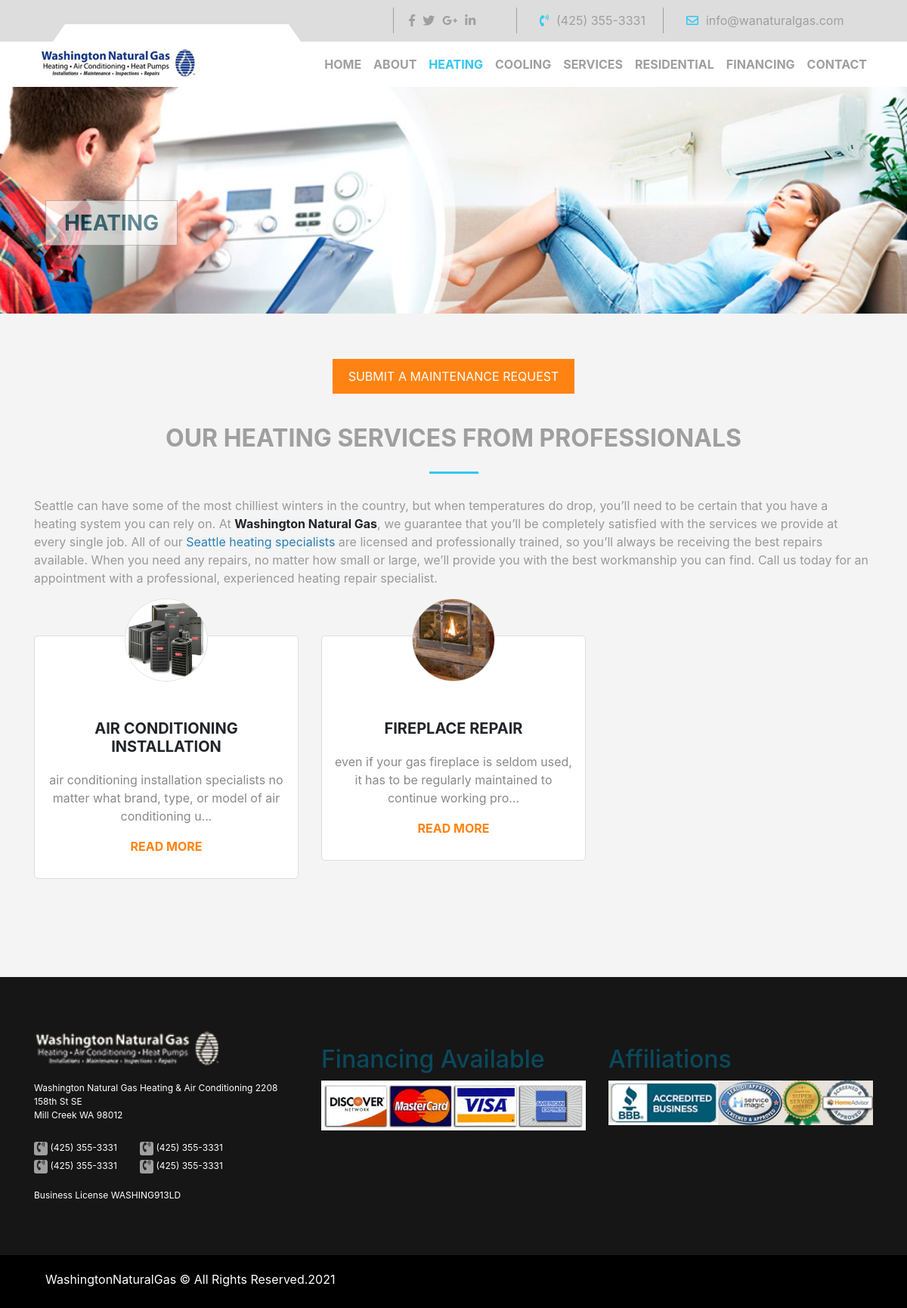
/heating, run on the app's committed database.
### service/models.py (models this page shows, shortened)
class Main(models.Model):
    title = models.CharField(max_length=250)
    image = models.ImageField(upload_to='images/')
    description = RichTextField()

class Post(models.Model):
    content_type = models.ForeignKey(ContentType, on_delete=models.CASCADE)
    content_object = GenericForeignKey('content_type', 'object_id')
    object_id = models.PositiveIntegerField(null=True)
    title = models.CharField(max_length=250)
    image = models.ImageField(upload_to='images/')
    description = RichTextField()
    class Meta:
        verbose_name = 'Post'
        verbose_name_plural = 'Posts'
    def get_absolute_url(self):
        return reverse('service:post', kwargs={'post_id': self.id})

### service/views.py (the view)
# urls.py: path('heating', views.heating_view, name='heating'),
def heating_view(request):
    heating = Heating.objects.first()
    if heating:  # will remove this if later as we prevented delete permission
        obj_id = heating.id
        content_type = ContentType.objects.get_for_model(Heating)
        posts = Post.objects.filter(content_type=content_type,
                                    object_id=obj_id)
    else:
        posts = None
    context = {
        'heating': heating,
        'posts': posts,
        'active': 'heating'
    }
    return render(request, 'service/heating.html', context)

### service/templatetags/tags.py (called while the page is built)
@register.filter(name='str_split')
def split_str(_str, num):
    if not str.isnumeric(num):
        raise ValueError("Not valid number")
    soup = BeautifulSoup(_str, "html.parser").text.lower()[:int(num)]
    return str(soup)

### templates/service/heating.html (shortened to what this page needs)
{% extends 'base.html' %}
{% load static %}
{% load tags %}
{% block content %}
<section class="stock-heating">
  <div class="container-fluid">
    <div class="row">
      <div class="shutter" style="background: url({{ heating.image.url }});background-size: cover;">
        <button style="cursor: default;">Heating</button>
      </div>
    </div>
  </div>
</section>
    <section class="heating-cardds">
      <div class="container">
        {% include 'base/submit_request_button.html' %}
        <div class="row">
          <div class="col-lg-12">
            <div class="heating-text">
              <h2 class="head-border-blue">{{ heating.title }}</h2>
              {{ heating.description|safe }}
            </div>
          </div>
        </div>
        <div class="row mt-5">
          {% for post in posts %}
          <div class="col-lg-4 col-md-6 wow bounceInLeft" data-wow-duration="2.5s" data-wow-delay=".4s" data-wow-offset="300">
            <div class="flip-cardd"><span class="circle"><img src="{{ post.image.url }}"></span>
              <h4>{{ post.title }}</h4>
              <p>{{ post.description|str_split:'100' }}...</p><span class="normall"> <a style="color: #ff8313;" class="link-unstyled" href="{{ post.get_absolute_url }}">read more</a></span>
            </div>
          </div>
          {% endfor %}
        </div>
      </div>
    </section>
{% endblock %}

### static/css/master.css (style rules this page uses)
html { scroll-behavior: smooth; }
body { position: relative; }
.link-unstyled { text-decoration: none; }
.container .ggo button.forrmm, section.about .container .col-md-5 img, section.cooling .flip-cardd, section.services .container .row .col-lg-5 img, section.testimonials .container-fluid .row .gray #sliderr .carousel-item .media .media-body h5, section.testimonials .container-fluid .row .col-lg-6 .testimonial .fa-chevron-right, section.testimonials .container-fluid .row .col-lg-6 .testimonial .fa-chevron-left, section.contact .container .banner button, section.about-services .part .content h3, .about-ceo button, section.contact-us .textarea button, section.big-form .main-section .container .contain-form form button, section.big-form .main-section .container p span, section.heating-cardds .container .heating-text p.fir span, section.heating-cardds .container .flip-cardd, section.Residential .list-tabs ul li, section.Residential .list-tabs ul li a, .upper-barr .icon i, .upper-barr .num span, .upper-barr .mail span, nav.bg-light ul li.nav-item a.nav-link, nav.bg-light ul li.nav-item .icon i, nav.bg-light ul li.nav-item .num span, nav.bg-light ul li.nav-item .mail span, #carouselExampleCaptions .carousel-inner .carousel-item .carousel-caption .btnn button { -webkit-transition: all .5s ease-in-out; transition: all .5s ease-in-out; }
.container .ggo button.forrmm, section.cooling h2, section.cooling .flip-cardd h4, section.cooling .flip-cardd span.normall, section.services h2, section.testimonials .container-fluid .row .gray h2, section.testimonials .container-fluid .row .col-lg-6 h2, section.stock-about .shutter button, section.about-services .part .content h3, .about-us h3, .about-ceo button, section.stock .shutter button, section.contact-us .textarea button, section.big-form .main-section .h3, section.big-form .main-section .container h2, section.stock-heating .shutter button, section.heating-cardds .container .heating-text h2, section.heating-cardds .container .flip-cardd h4, section.heating-cardds .container .flip-cardd span.normall, section.stock-Residential .shutter button, section.Residential .list-tabs ul li a, section.Residential .text-columnn h2.head-border-blue, section.stock-Financing .shutter button, nav.bg-light ul li.nav-item a.nav-link, #carouselExampleCaptions .carousel-inner .carousel-item .carousel-caption h2, #carouselExampleCaptions .carousel-inner .carousel-item .carousel-caption .btnn button { text-transform: uppercase; }
.head-border-blue:after { content: ' '; display: block; width: 65px; height: 3px; margin: 25px auto; margin-bottom: 80px; background-color: #34c6f2; color: #34c6f2; }
html { --scrollbarBG: #fff; --thumbBG: #34c6f2; overflow-x: hidden; }
body { scrollbar-width: thin; scrollbar-color: var(--thumbBG) var(--scrollbarBG); overflow: hidden; overflow-x: hidden; }
section.stock-heating .shutter { width: 100%; height: 360px; background-size: cover; position: relative; }
@media (max-width: 1200px) { section.stock-heating .shutter { height: 300px; } }
section.stock-heating .shutter button { width: 175px; height: 60px; font-size: 28px; font-weight: bold; background-color: #FFFDFC; color: #0A495C; border: 1px solid #9f9f9f; opacity: .6; position: absolute; top: 150px; left: 60px; }
section.heating-cardds { padding: 60px 0; background-color: #F5F4F4; }
section.heating-cardds .container .heating-text h2 { text-align: center; font-weight: bold; color: #9f9f9f; }
section.heating-cardds .container .heating-text h2.head-border-blue:after { margin-bottom: 30px; }
section.heating-cardds .container .flip-cardd { background-color: #fff; padding: 0px 15px; padding-bottom: 30px; margin-bottom: 70px; text-align: center; border-radius: 5px; border: 1px solid #ddd; cursor: pointer; }
section.heating-cardds .container .flip-cardd span.circle { width: 110px; height: 110px; position: relative; top: -50px; background-color: #fff; border-radius: 50%; border: 1px solid #ddd; text-align: center; display: inline-block; }
section.heating-cardds .container .flip-cardd span.circle img { width: 100%; height: 100%; border-radius: 50%; }
section.heating-cardds .container .flip-cardd h4 { font-weight: bold; font-size: 20px; margin-bottom: 20px; }
section.heating-cardds .container .flip-cardd p { color: #898989; }
section.heating-cardds .container .flip-cardd span.normall { font-weight: bold; color: #ff8313; }
* { -webkit-box-sizing: border-box; box-sizing: border-box; }

### data on the page
Main: image (picture), title "OUR HEATING SERVICES FROM PROFESSIONALS", description "Seattle can have some of the most chilliest winters in the country, but when temperatures do drop, you’ll need to be certain that you have a heating system you can rely on. At Washington Natural Gas , we guarantee that you’ll be completely satisfied with the services we provide at every single job. All of our Seattle heating specialists are licensed and professionally trained, so you’ll always be receiving the best repairs available. When you need any repairs, no matter how small or large, we’ll provide you with the best workmanship you can find. Call us today for an appointment with a professional, experienced heating repair specialist."
Post: image (picture), title "AIR CONDITIONING INSTALLATION", description|str_split "air conditioning installation specialists no matter what brand, type, or model of air conditioning u"
Post: image (picture), title "FIREPLACE REPAIR", description|str_split "even if your gas fireplace is seldom used, it has to be regularly maintained to continue working pro"
